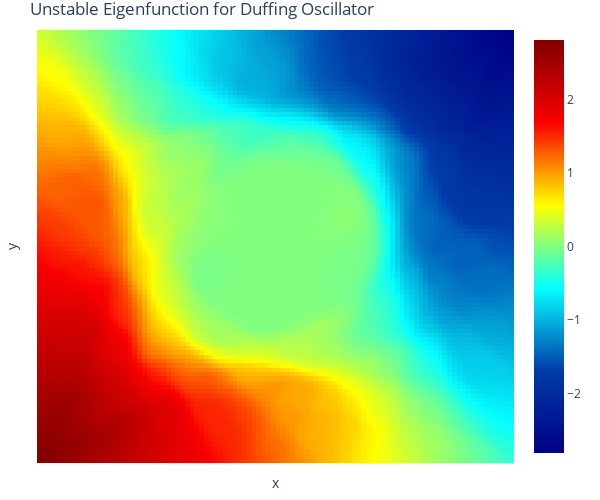

Notebook source saved alongside this figure:
### Markdown cell above
# Visualize

### Code cell
import plotly.graph_objects as go
import plotly.express as px
import pandas as pd
import numpy as np

"""
# Matplotlib not pretty 
fig = plt.figure(figsize=(15,5))
ax = fig.add_subplot(1, 2, 1, projection='3d')
ax.plot_surface(_x, _y, p + w1[0]*_x + w1[1]*_y, cmap=cm.coolwarm, linewidth=0, antialiased=False)
ax.plot_surface(_x, _y, -(w1[0]/2)*p2(_x,_y), cmap=cm.spring, linewidth=0, antialiased=False)
plt.show()
"""

layout = go.Layout(
    title = 'Overview',
    xaxis = go.layout.XAxis(
        title = 'x',
        showticklabels=False),
    yaxis = go.layout.YAxis(
        title = 'y',
        showticklabels=False
    )
)

fig = go.Figure(data=[go.Heatmap(z=p, x=x, y=y, colorscale='jet')], layout=layout)

fig.update_layout(title='Unstable Eigenfunction for Duffing Oscillator', autosize=False,
                  width=600, height=500,
                  margin=dict(l=15, r=20, b=15, t=30))

# fig.update_layout(scene_aspectmode='cube')
fig.show()

### Figure 1 — Plotly figure (JSON) as saved in the notebook; plotly's stock layout.template omitted (floating-point values rounded to 4 significant figures; data arrays with more than 128 entries replaced by an {"elided": "..."} marker saying what was removed)
{"data": [{"colorscale": [[0, "rgb(0,0,131)"], [0.2, "rgb(0,60,170)"], [0.4, "rgb(5,255,255)"], [0.6, "rgb(255,255,0)"], [0.8, "rgb(250,0,0)"], [1, "rgb(128,0,0)"]], "type": "heatmap", "x": [-2, -1.96, -1.919, -1.879, -1.838, -1.798, -1.758, -1.717, -1.677, -1.636, -1.596, -1.556, -1.515, -1.475, -1.434, -1.394, -1.354, -1.313, -1.273, -1.232, -1.192, -1.152, -1.111, -1.071, -1.03, -0.9899, -0.9495, -0.9091, -0.8687, -0.8283, -0.7879, -0.7475, -0.7071, -0.6667, -0.6263, -0.5859, -0.5455, -0.5051, -0.4646, -0.4242, -0.3838, -0.3434, -0.303, -0.2626, -0.2222, -0.1818, -0.1414, -0.101, -0.06061, -0.0202, 0.0202, 0.06061, 0.101, 0.1414, 0.1818, 0.2222, 0.2626, 0.303, 0.3434, 0.3838, 0.4242, 0.4646, 0.5051, 0.5455, 0.5859, 0.6263, 0.6667, 0.7071, 0.7475, 0.7879, 0.8283, 0.8687, 0.9091, 0.9495, 0.9899, 1.03, 1.071, 1.111, 1.152, 1.192, 1.232, 1.273, 1.313, 1.354, 1.394, 1.434, 1.475, 1.515, 1.556, 1.596, 1.636, 1.677, 1.717, 1.758, 1.798, 1.838, 1.879, 1.919, 1.96, 2], "y": [-2, -1.96, -1.919, -1.879, -1.838, -1.798, -1.758, -1.717, -1.677, -1.636, -1.596, -1.556, -1.515, -1.475, -1.434, -1.394, -1.354, -1.313, -1.273, -1.232, -1.192, -1.152, -1.111, -1.071, -1.03, -0.9899, -0.9495, -0.9091, -0.8687, -0.8283, -0.7879, -0.7475, -0.7071, -0.6667, -0.6263, -0.5859, -0.5455, -0.5051, -0.4646, -0.4242, -0.3838, -0.3434, -0.303, -0.2626, -0.2222, -0.1818, -0.1414, -0.101, -0.06061, -0.0202, 0.0202, 0.06061, 0.101, 0.1414, 0.1818, 0.2222, 0.2626, 0.303, 0.3434, 0.3838, 0.4242, 0.4646, 0.5051, 0.5455, 0.5859, 0.6263, 0.6667, 0.7071, 0.7475, 0.7879, 0.8283, 0.8687, 0.9091, 0.9495, 0.9899, 1.03, 1.071, 1.111, 1.152, 1.192, 1.232, 1.273, 1.313, 1.354, 1.394, 1.434, 1.475, 1.515, 1.556, 1.596, 1.636, 1.677, 1.717, 1.758, 1.798, 1.838, 1.879, 1.919, 1.96, 2], "z": {"elided": "100x100 float values"}}], "layout": {"autosize": false, "height": 500, "margin": {"b": 15, "l": 15, "r": 20, "t": 30}, "title": {"text": "Unstable Eigenfunction for Duffing Oscillator"}, "width": 600, "xaxis": {"showticklabels": false, "title": {"text": "x"}}, "yaxis": {"showticklabels": false, "title": {"text": "y"}}}}
